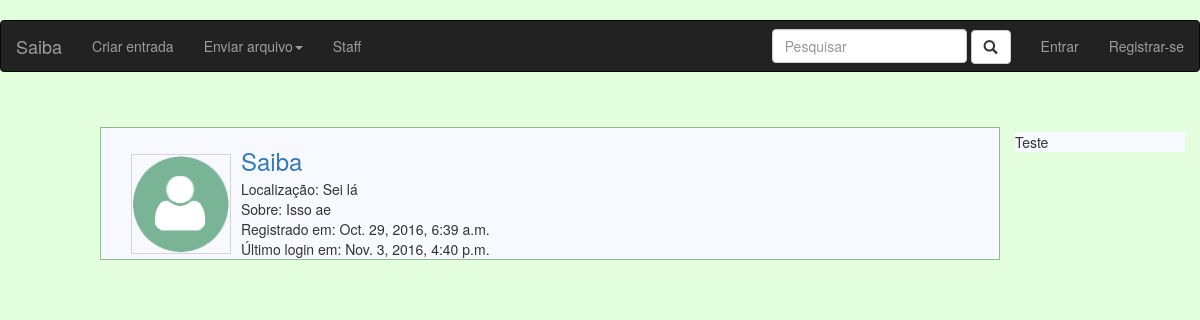
The app's page /perfil/saiba/ with its own data.
### profile/models.py (models this page shows, shortened)
class Profile(models.Model):
    user        = models.OneToOneField(User, on_delete=models.CASCADE)
    slug        = models.SlugField(max_length=250, default="", blank=True)
    avatar      = models.ImageField(blank=True, upload_to='icon/', default='icon/perfil.png')
    gender      = models.CharField(max_length = 500, blank=True)
    location    = models.CharField(max_length = 500)
    about       = models.CharField(max_length = 1500)

### profile/views.py (the view)
# urls.py: url(r'^(?P<entry_slug>[\w-]+)/$', views.detail, name='detail'),
def detail(request, name_slug):
    profile = get_object_or_404(Profile, slug=name_slug)
    return render(request, 'profile/detail.html', {"profile":profile})

### profile/templates/profile/detail.html (shortened to what this page needs)
﻿{% extends 'home/base.html' %}
{% block body %}
    <section id="profile" class="container media col-md-12">
        <div class="media-left media-middle" style="background-color: ghostwhite; ">
            {% if profile.avatar %}
            <img style="border-style:solid; border-width:1px; border-color:lightgrey" class='media-object' src='{{profile.avatar.url}}' width='100' height='100'>
            {% else %}
            <img style="border-style:solid; border-width:1px; border-color:lightgrey" class='media-object' src='/media/icon/perfil.png' width='100' height='100'>
            {% endif %}
        </div>
        <div class="media-body media-middle">
            <h3 class="media-heading"><a href="{% url 'profile:detail' profile.slug %}">{{ profile.user.username }}</a></h3>
            <span class="">Localização: {{ profile.location }}</span><br/>
            <span class="">Sobre: {{ profile.about }}</span><br/>
            <span class="">Registrado em: {{ profile.user.date_joined }}</span><br/>
            <span class="">Último login em: {{ profile.user.last_login }}</span><br/>
        </div>
    </section>
{% endblock %}

### home/templates/home/base.html (shortened to what this page needs)
﻿<!DOCTYPE html>
<html lang="pt-br">
    <head>
        {% load staticfiles %}
        <link rel="stylesheet" href="https://maxcdn.bootstrapcdn.com/bootstrap/3.3.6/css/bootstrap.min.css">
        <link rel="stylesheet" type="text/css" href="{% static 'home/style.css' %}"/>
    </head>
    <body>
        <nav class="navbar navbar-inverse">
            <div class="navbar-header">
                <a class="navbar-brand" href="{% url 'home:index' %}">Saiba</a>
            </div>
            <div class="collapse navbar-collapse" id="bs-example-navbar-collapse-1">
                <ul class="nav navbar-nav navbar-left">
                    <li><a href="/entrada/nova-entrada">Criar entrada</a></li>
                    <li class="dropdown">
                        <a href="#" class="dropdown-toggle" data-toggle="dropdown" role="button" aria-haspopup="true" aria-expanded="false">Enviar arquivo<span class="caret"></span></a>
                    </li>
                    <li><a href="/staff">Staff</a></li>
                </ul>
                <div class="nav navbar-nav navbar-right">
                    <form class="navbar-form navbar-left" action="#" method="get">
                        <div class="form-group">
                            <input name="search" type="text" class="form-control" placeholder="Pesquisar">
                            <button type="submit" class="btn btn-default glyphicon glyphicon-search"></button>
                        </div>
                    </form>
                    <ul class="nav navbar-nav">
                        {% if not user.is_authenticated %}
                        <li><a href="{% url 'home:login' %}">Entrar</a></li>
                        <li><a href="#">Registrar-se</a></li>
                        {% else %}
                        <li><a href="{% url 'profile:detail' user.profile.slug %}">Bem vindo(a), {{ user.username }}</a></li>
                        <li><a href="{% url 'home:logout' %}">Sair</a></li>
                        {% endif %}
                    </ul>
                </div>
            </div>
        </nav>
        <div class="col-sm-12">
        </div>
        <section id="contexto" class="container media col-sm-offset-1 col-md-9">
            {% block body %}
            {% endblock %}
        </section>
        <div class="col-sm-2">
            {% include "home/sidebar.html" %}
        </div>
    </body>
</html>

### home/templates/home/sidebar.html (shortened to what this page needs)
﻿<div style="background-color: ghostwhite; ">
    Teste
</div>

### home/static/home/style.css (style rules this page uses)
#contexto { padding-top: 20px; border-style: solid; border-width: 1px; border-color: darkseagreen; background-color: ghostwhite; }

### records on screen
Profile: avatar (picture), user.username "Saiba", location "Sei lá", about "Isso ae", user.date_joined "Oct. 29, 2016, 6:39 a.m.", user.last_login "Nov. 3, 2016, 4:40 p.m."
